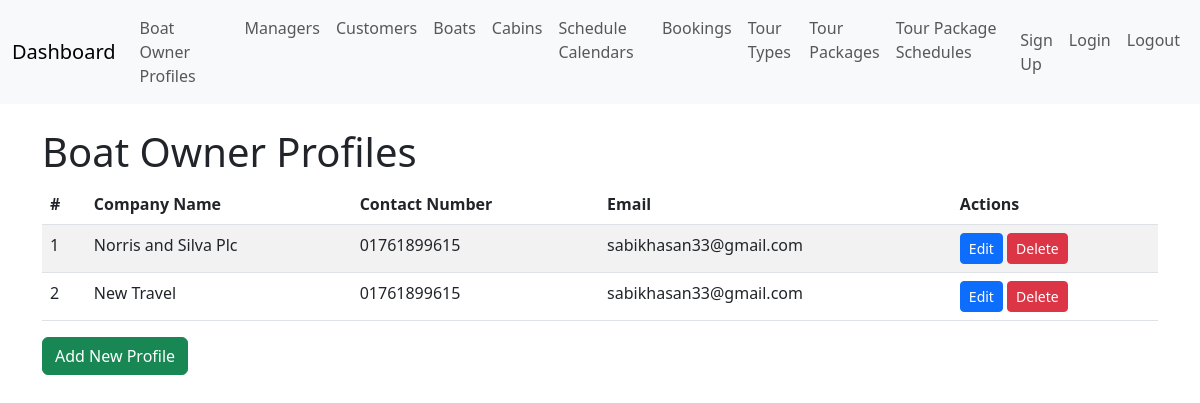
Page /boat-owner-profiles/ on the committed database.
### boats/models.py (models this page shows, shortened)
class BoatOwnerProfile(models.Model):
    user = models.OneToOneField(User, on_delete=models.CASCADE, related_name='boat_owner_profile')
    company_name = models.CharField(max_length=255)
    address = models.TextField()
    contact_number = models.CharField(max_length=15, blank=True, null=True)
    email = models.EmailField(blank=True, null=True)
    created_at = models.DateTimeField(auto_now_add=True)
    updated_at = models.DateTimeField(auto_now=True)

### boats/views.py (the view)
# urls.py: path('boat-owner-profiles/', views.boat_owner_profile_list_view, name='boat_owner_profiles'),
def boat_owner_profile_list_view(request):
    profiles = BoatOwnerProfile.objects.all()
    context = {
        'profiles': profiles
    }
    return render(request, 'boats/boat_owner_profile_list.html', context)

### boats/templates/boats/boat_owner_profile_list.html (shortened to what this page needs)
{% extends 'base.html' %}
{% block content %}
<h1>Boat Owner Profiles</h1>
<table class="table table-striped">
    <thead>
        <tr>
            <th>#</th>
            <th>Company Name</th>
            <th>Contact Number</th>
            <th>Email</th>
            <th>Actions</th>
        </tr>
    </thead>
    <tbody>
        {% for profile in profiles %}
        <tr>
            <td>{{ forloop.counter }}</td>
            <td>{{ profile.company_name }}</td>
            <td>{{ profile.contact_number }}</td>
            <td>{{ profile.email }}</td>
            <td>
                <a href="{% url 'update_boat_owner_profile' profile.id %}" class="btn btn-primary btn-sm">Edit</a>
                <a href="{% url 'delete_boat_owner_profile' profile.id %}" class="btn btn-danger btn-sm">Delete</a>
            </td>
        </tr>
        {% endfor %}
    </tbody>
</table>
<a href="{% url 'create_boat_owner_profile' %}" class="btn btn-success">Add New Profile</a>
{% endblock %}

### rows in the picture
BoatOwnerProfile: company_name "Norris and Silva Plc", contact_number "01761899615", email "sabikhasan33@gmail.com"
BoatOwnerProfile: company_name "New Travel", contact_number "01761899615", email "sabikhasan33@gmail.com"
